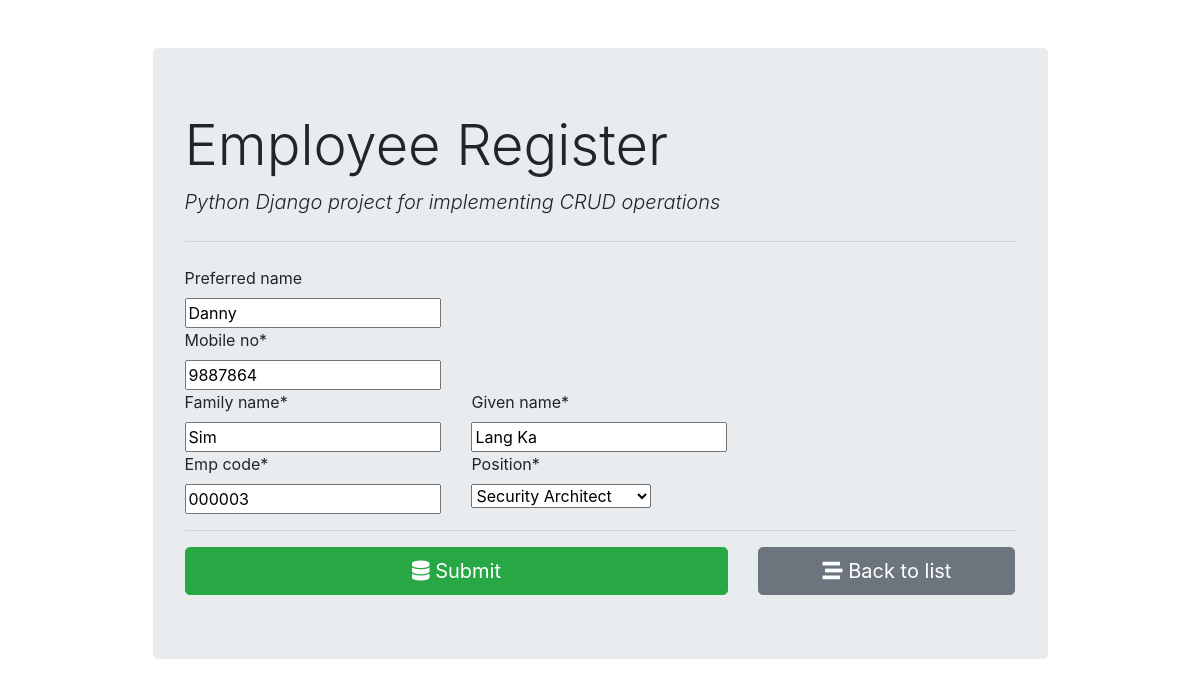
/employee/3/, run on the app's committed database.
### employee_register/models.py (models this page shows, shortened)
class Employee(models.Model):
    family_name = models.CharField(max_length=50)
    given_name = models.CharField(max_length=100)
    preferred_name = models.CharField(null=True, blank=True, max_length=100)
    emp_code = models.CharField(max_length=6)
    mobile_no = models.CharField(max_length=15)
    position = models.ForeignKey(Position, on_delete=models.CASCADE)

### employee_register/views.py (the view, shortened to what this page needs)
# urls.py: path('', views.employee_form,name='employee_insert'), # get and post req. for insert operation
def employee_form(request, id=0):
    if request.method == "GET":
        if id == 0:
            form = EmployeeForm()
        else:
            employee = Employee.objects.get(pk=id)
            form = EmployeeForm(instance=employee)
        return render(request, "employee_register/employee_form.html", {'form': form})

### employee_register/forms.py (shortened to what this page needs)
class EmployeeForm(forms.ModelForm):
    class Meta:
        model = Employee
        fields = (
            'family_name',
            'given_name',
            'preferred_name',
            'emp_code',
            'mobile_no',
            'position',
        )

### employee_register/models.py (called while the page is built)
    def __str__(self):
        return self.title

### employee_register/templates/employee_register/employee_form.html (shortened to what this page needs)
{% extends "employee_register/base.html" %}
{% load crispy_forms_tags %}
{% block content %}
<form action="" method="post" autocomplete="off">
    {{form.preferred_name|as_crispy_field}}
    {{form.mobile_no|as_crispy_field}}
    <div class="row">
        <div class="col-md-4">
            {{form.family_name|as_crispy_field}}
        </div>
        <div class="col-md-8">
            {{form.given_name|as_crispy_field}}
        </div>
    </div>
    <div class="row">
        <div class="col-md-4">
            {{form.emp_code|as_crispy_field}}
        </div>
        <div class="col-md-8">
            {{form.position|as_crispy_field}}
        </div>
    </div>
    <hr>
    <div class="row">
        <div class="col-md-8">
            <button type="submit" class="btn btn-success btn-block btn-lg"><i class="fas fa-database"></i>
                Submit</button>
        </div>
        <div class="col-md-4">
            <a href="{% url 'employee_list' %}" class="btn btn-secondary btn-block btn-lg">
                <i class="fas fa-stream"></i> Back to list
            </a>
        </div>
    </div>
</form>
{% endblock content %}

### data on the page
Employee: preferred_name "Danny", mobile_no "9887864", family_name "Sim", given_name "Lang Ka", emp_code "000003", position "Security Architect"
